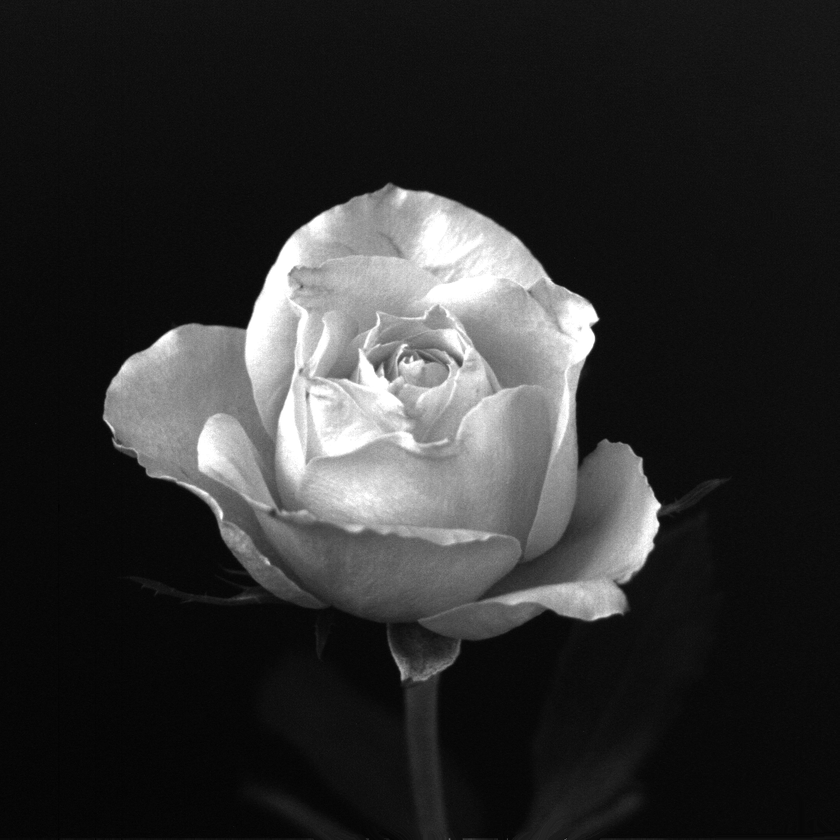
%> input picture 图像处理与分析实验/实验/实验1/rose.tif, 840 x 840 px, shrunk from 1024 x 1024 before the run
$ octave test1.m   (GNU Octave 9; MATLAB toolbox functions it lacks are replaced by stand-ins)
%> lines starting %> are read from the running program, lines starting %| are printed output that depends on the picture
I=imread('rose.tif');
%> I is the input picture: size 840x840 uint8; min 0, max 255, mean 46.8
K=im2uint8(mat2gray(log(1+double(I))));
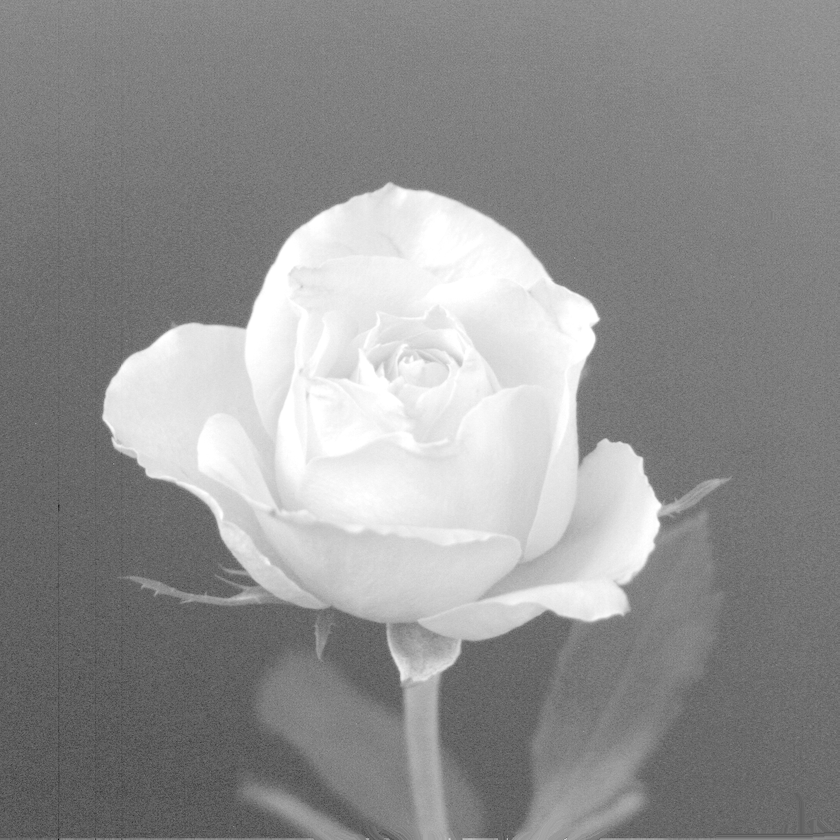
%> K: size 840x840 uint8; min 0, max 255, mean 145.2
U=imadjust(I,[0,1],[1,0]);
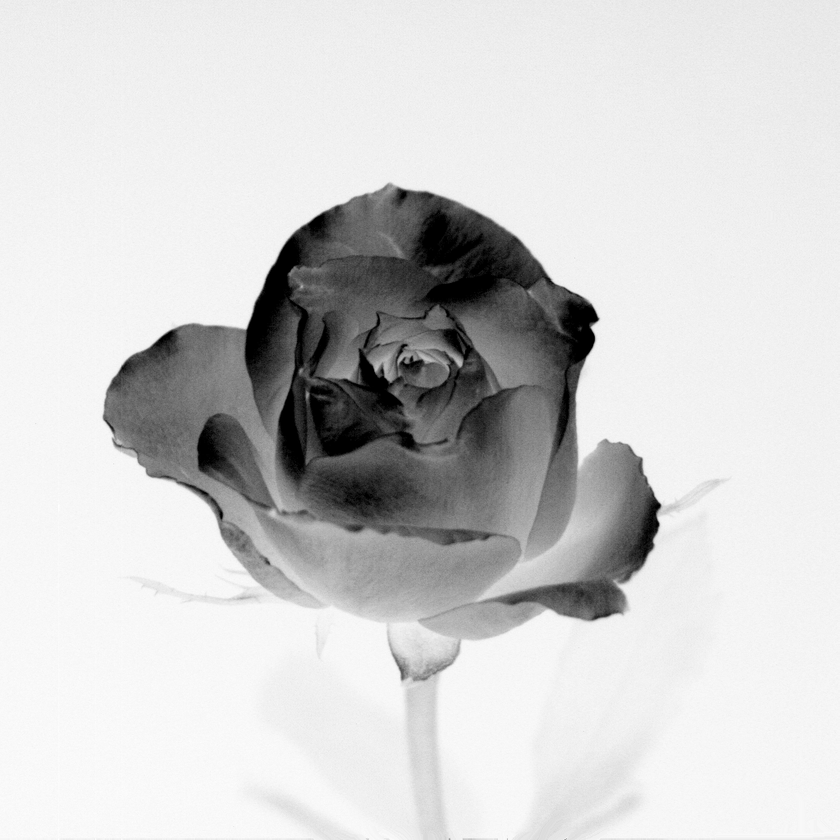
%> U: size 840x840 uint8; min 0, max 255, mean 208.2
V=im2uint8(mat2gray(double(I).^0.5));
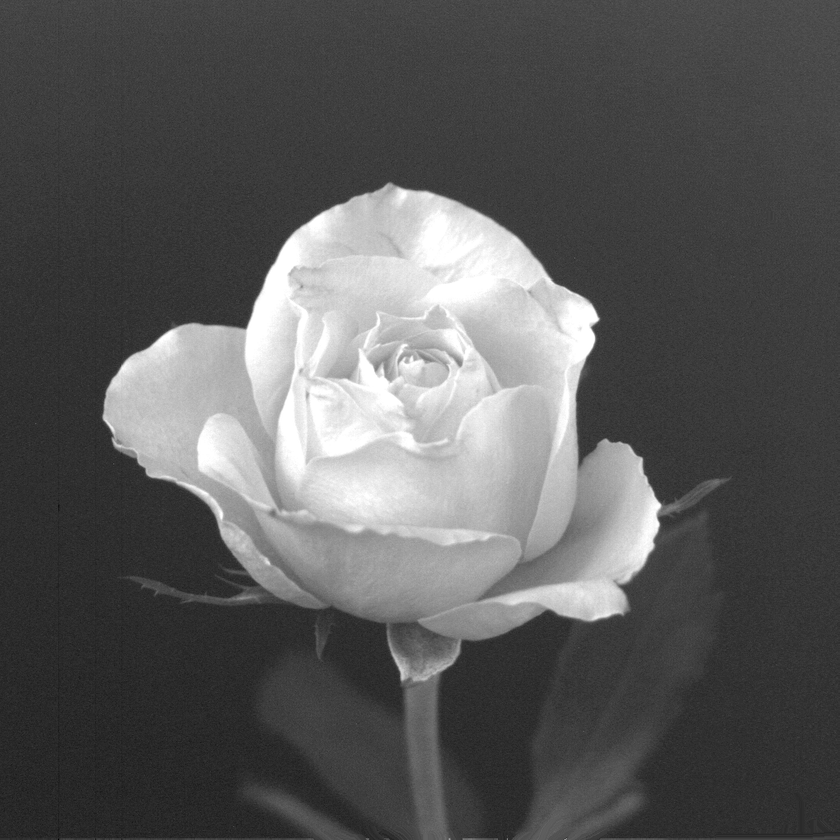
%> V: size 840x840 uint8; min 0, max 255, mean 89.8
figure;
imshow(V);

$ run again, with 图像处理与分析实验/实验/实验1/moon.tif copied over 图像处理与分析实验/实验/实验1/rose.tif
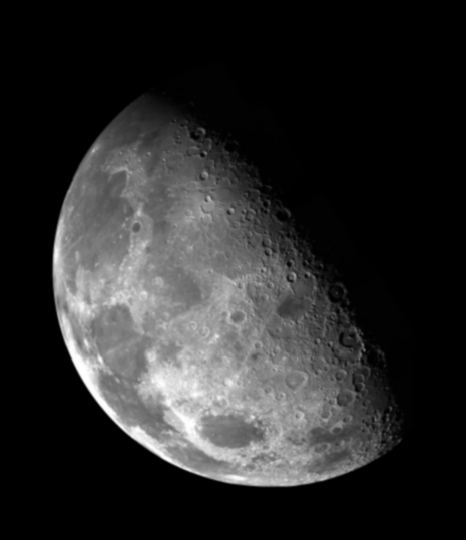
%> input picture 图像处理与分析实验/实验/实验1/moon.tif, 466 x 540 px
%> I is the input picture: size 540x466 uint8; min 0, max 254, mean 42.7
%> `U=imadjust(I,[0,1],[1,0]);`:
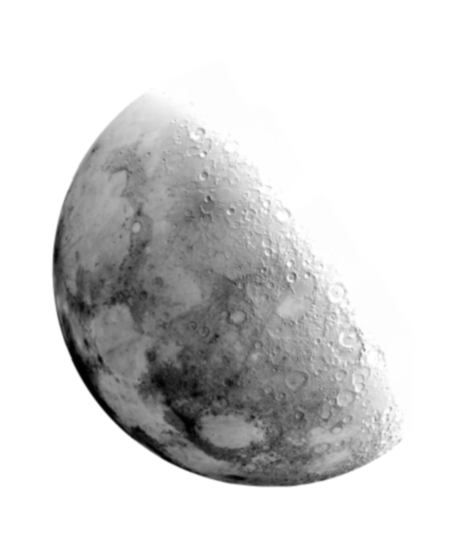
%> U: size 540x466 uint8; min 1, max 255, mean 212.3
%> `V=im2uint8(mat2gray(double(I).^0.5));`:
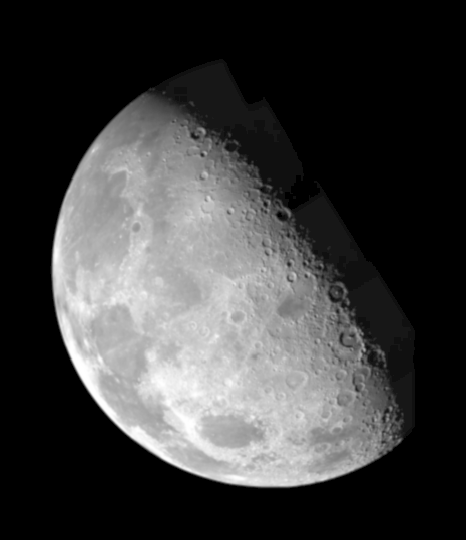
%> V: size 540x466 uint8; min 0, max 255, mean 62.3
